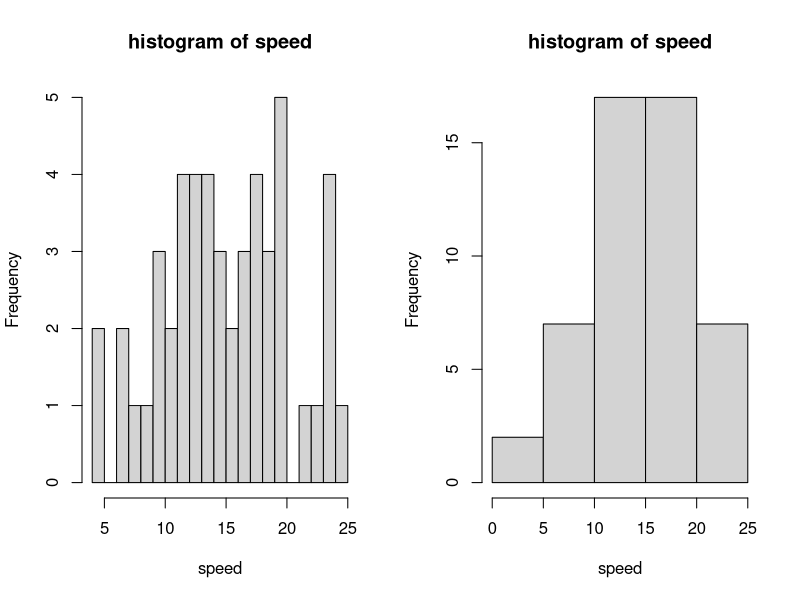
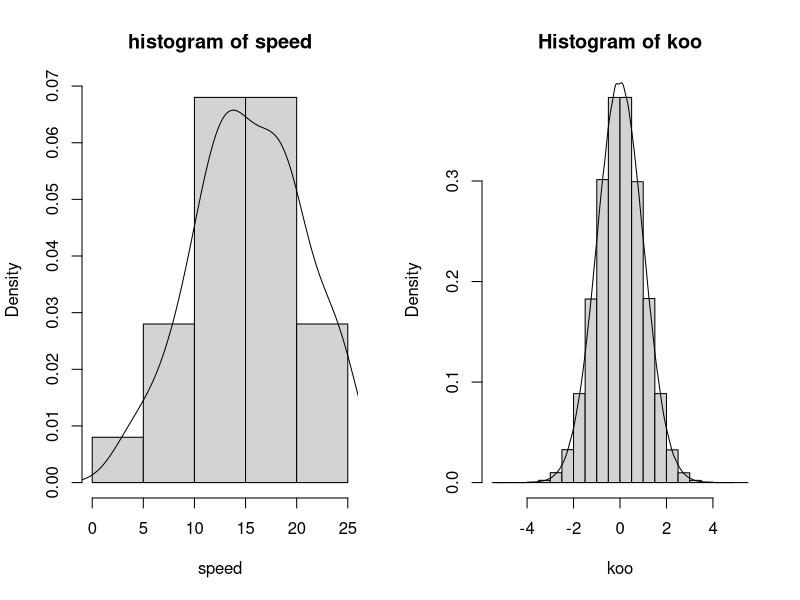
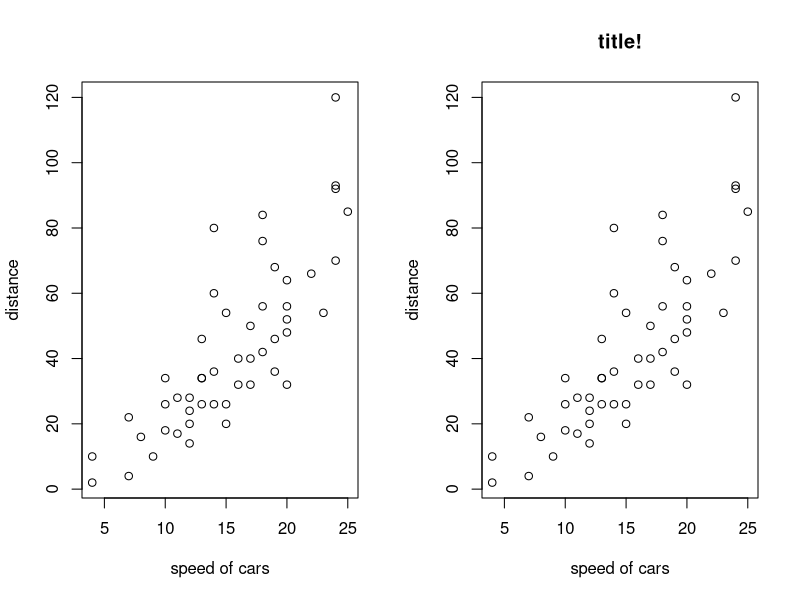
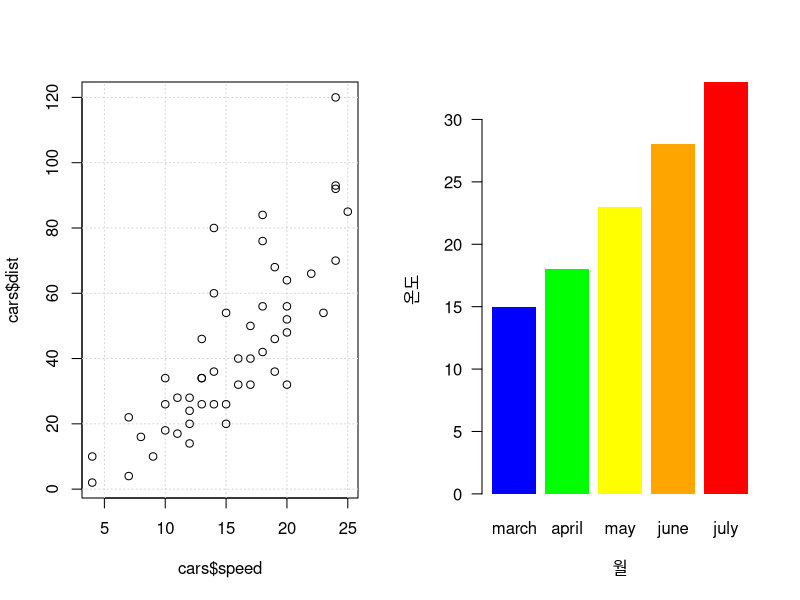

Reproduce these figures in R, in order.
## ---- chunk 1
cars<-cars
## ---- chunk 2
#칸들의 갯수를 두번째 인자에서 설정하여 분포모양을 더 잘 설명할 수 있게 함. 
par(mfrow=c(1,2))   #한 페이지에 여러개 그래프 그리기
                    #열 순으로 채우려면 par(mfcol=c(3,3))
hist(cars$speed,20,main="histogram of speed",xlab="speed")
hist(cars$speed,main="histogram of speed",xlab="speed")
## ---- chunk 3
#speed의 histogram, 확률척도를 사용,  prob=T : y축에 확률표시
hist(cars$speed,main="histogram of speed",xlab="speed",prob=T)  
lines(density(cars$speed))   #추정된 밀도를 그래프로 그림
## ---- chunk 4
#정규분포를 따르는 난수들의 밀도그림과 히스토그램 함께 표현.
koo<-c()
for(i in 1:1000000){
  koo[i]<-rnorm(1)
}
hist(koo,prob=T)
lines(density(rnorm(1000000, 0, 1)))
## ---- chunk 5
#cars안의 speed, dist의 산점도.
plot(cars,xlab="speed of cars",ylab="distance")

plot(cars,ann=F)  #x,y축 제목을 지정하지 않음.
title(main="title!",xlab="speed of cars",ylab="distance")
## ---- chunk 6
plot(cars$speed,cars$dist,type="n")   # n means nothing  : 그래픽 프레임 초기설정
grid()   #격자 추가
points(cars$speed,cars$dist)
## ---- chunk 7
temp<-c(march=15,april=18,may=23,june=28,july=33)
color<-c("blue","green","yellow","orange","red")
barplot(temp,names.arg = c("march","april","may","june","july"),
        col=color,border=NA,las=1)  #막대에 label 부여, 막대별 색상지정, y축범례돌림, 테두리 제거
title(xlab="월",ylab="온도")
